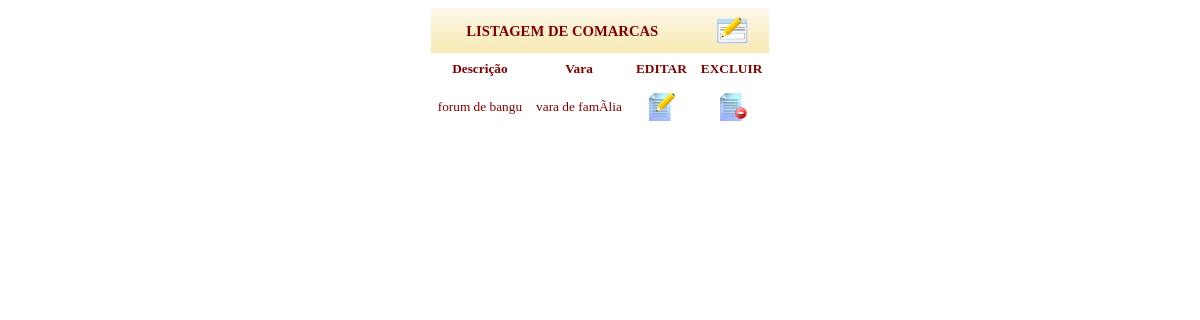
The page /view/consultarComarca.php?pag=processo (signed in) on the database as committed earlier.
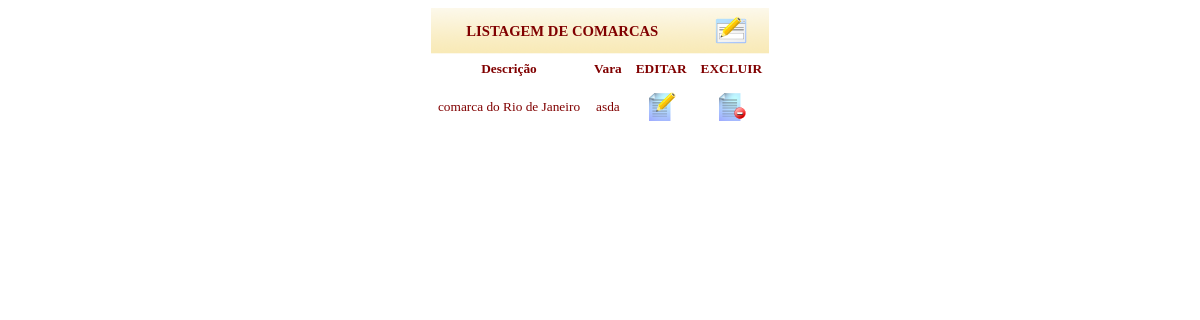
The same page on the database as committed later.
### tables this page shows
CREATE TABLE IF NOT EXISTS `comarca` (
`idComarca` int(11) NOT NULL,
  `descricao` varchar(30) NOT NULL,
  `idVara` int(11) NOT NULL,
  `status` int(11) NOT NULL DEFAULT '1'
);

CREATE TABLE IF NOT EXISTS `vara` (
`idVara` int(11) NOT NULL,
  `descricao` varchar(30) NOT NULL,
  `idTribunal` int(11) NOT NULL,
  `status` int(11) NOT NULL DEFAULT '1'
);

### model/comarcaDAO.php (the view, shortened to what this page needs)
<?php
class ComarcaDAO extends banco {
	public function consultar() {
			$consulta = "select c.*, v.descricao as vara
			            from".TBL_COMARCAS." c
			                join ".TBL_VARAS." v ON
			                v.idVara = c.idVara
                        where c.status=1";
			$resultado = mysql_query($consulta) or die(mysql_error());
            while ($linha=mysql_fetch_array($resultado)) {
                    echo"<tr class='texto' align='center' id=".$linha['idComarca'].">
                    <td>".$linha['descricao']."</td>
                    <td>".$linha['vara']."</td>
                    <td><a id='altera' href='../control/controleComarca.php?idcomarca=".$linha['idComarca']."&opcao=lista'><img src='../public/img/file_edit.png' border='no'></a></td>
                    <td><a href=javascript:excluir(".$linha['idComarca'].")><img src='../public/img/file_remove.png' border='no'></a></td>
                    </tr>";
            }
			return $resultado;
		}
}
?>

Rows that differ between the two databases and show on the page:
changed comarca: descricao "forum de bangu" → "comarca do Rio de Janeiro"; idVara.descricao "vara de famÃ­lia" → "asda"
